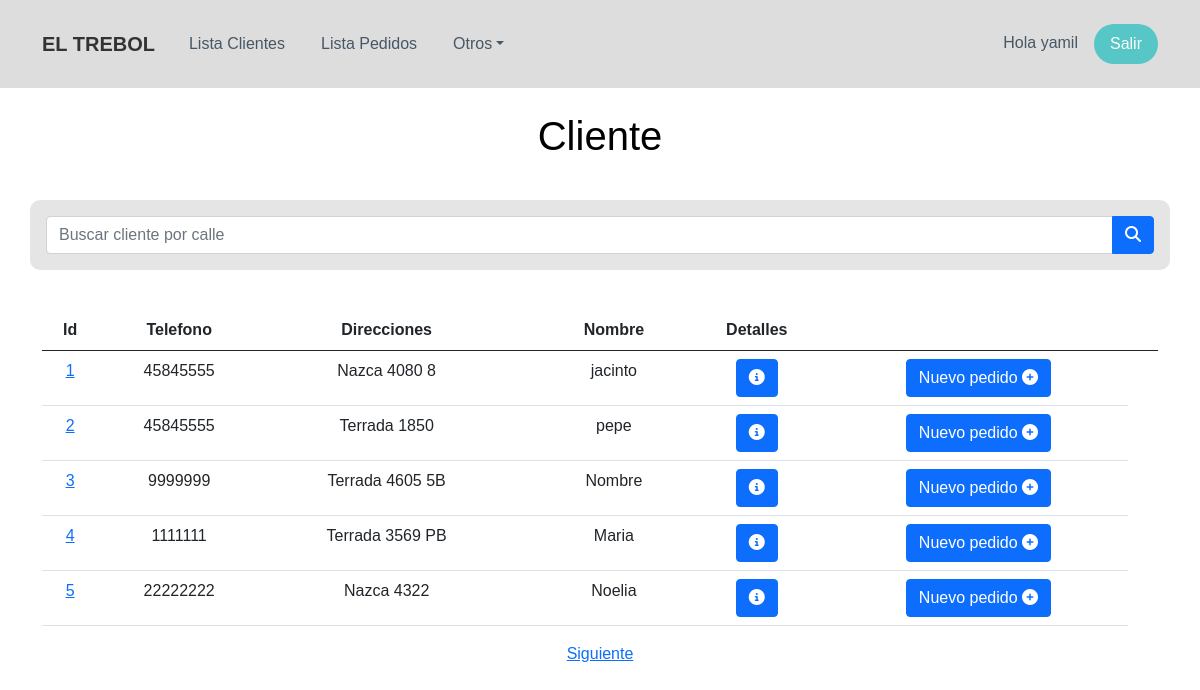
The app's page /clientes_lista/ (signed in) with its own data.
### MODULOS/Cliente/models.py (models this page shows, shortened)
class Cliente(models.Model):
    id_cliente= models.AutoField(primary_key=True)
    nombre=models.CharField(max_length=15)
    direccion=models.ForeignKey(Direccion, on_delete=models.CASCADE)
    telefono=models.PositiveBigIntegerField()
    es_whatsapp=models.CharField(choices=SI_NO, max_length=2)
    telefono2=models.PositiveBigIntegerField(blank=True, null=True)
    es_whatsapp2=models.CharField(blank=True, null=True, choices=SI_NO, max_length=2)
    categoria=models.CharField(max_length=50, blank=True, null=True)
    fecha_alta=models.DateField(auto_now=True)
    objects=models.Manager()

class Direccion(models.Model):
    calle=models.ForeignKey(Calle, on_delete=models.CASCADE, null=False, blank=False)
    altura=models.PositiveBigIntegerField()
    piso=models.CharField(max_length=10, blank=True, null=True)
    lat=models.CharField(max_length=15, blank=True, null=True)
    lon=models.CharField(max_length=15, blank=True, null=True)
    def __str__(self):
        txt="{0} {1} {2}"
        return txt.format(self.calle, self.altura, self.piso)

class Calle(models.Model):
    calle=models.CharField(max_length=50)
    class Meta:
        ordering = ['calle']
    def __str__(self):
        txt="{0}"
        return txt.format(self.calle)

### MODULOS/Cliente/views.py (the view, shortened to what this page needs)
# urls.py: path('clientes_lista/', lista_clientes, name="lista_clientes"),
@login_required
def lista_clientes(request):
    clientes=Cliente.objects.select_related().all()
    pag = Paginator(clientes,5)
    page_num=request.GET.get('page',1)
    try:
        page=pag.page(page_num)
    except EmptyPage:
        page=pag.page(1)
    context={'clientes':page}
    return render(request,"lista_clientes.html", context)

### templates/lista_clientes.html (shortened to what this page needs)
{% extends 'base.html' %}
{% load static %}
{% block content %}
    <div class="container" style="margin-top: 3vh;">
        <div class="row">
            <div class="col-md-12">
                <h1>Cliente</h1>
            </div>
        </div>
    </div>
    <div class="container" style="margin-top: 4vh;">
        <div class="row">
            <div class="col-md-12 text-end" style="background-color: rgba(0,0,0,0.1); padding: 2vh; border-radius: 10px;">
                <form action="{% url 'lista_clientes' %}" method="POST">
                    <div class="input-group">
                        <input class="form-control" type="text" placeholder="Buscar cliente por calle" name="busqueda">
                        <button class="btn btn-primary" type="submit">
                            <i class="fas fa-search"></i>
                        </button>
                    </div>
                </form>
            </div>
        </div>
    </div>
    <div class="container" style="margin-top: 5vh;">
            <div class="">
                <div class="table-responsive">
                    <table class="table">
                        <thead>
                            <tr>
                                <th>Id</th>
                                <th>Telefono</th>
                                <th>Direcciones</th>
                                <th></th>
                                <th>Nombre</th>
                                <th style="text-align: center;">Detalles</th>
                                <th></th>
                                <th></th>
                            </tr>
                        </thead>
                        <tbody>
                        {% for cliente in clientes %}
                                <tr>
                                    <td><a href="{% url 'detalles_cliente' cliente.id_cliente %}">{{cliente.id_cliente}}</a></td>
                                    <td>{{cliente.telefono}}</td>
                                    <td>{{cliente.direccion}}</td>
                                    <td>{{cliente.piso}}</td>
                                    <td>{{cliente.nombre}}</td>
                                    <td style="text-align: center;">
                                        <a href="{% url 'detalles_cliente' cliente.id_cliente %}" style="text-decoration: none" class="link-light" >
                                            <button class="btn btn-primary" type="button" >
                                                <i class="fas fa-info-circle"></i>
                                            </button>
                                        </a>
                                    </td>
                                    <td style="text-align: center;">
                                        <a href="{% url 'nuevo_pedido' cliente.id_cliente %}" style="text-decoration: none" class="link-light" >
                                            <button class="btn btn-primary" type="button" >
                                                Nuevo pedido <i class="fas fa-plus-circle"></i>
                                            </button>
                                        </a>
                                    </td>
                                </tr>
                        {% endfor %}
                        </tbody>
                    </table>
                </div>
            </div>
        </div>
    </div>
    <div class="container">
        <div class="row">
            <div class="col-md-12">
            {% if clientes.has_next %}
                <a href="{% url 'lista_clientes' %}?page={{clientes.next_page_number}}">Siguiente</a>
            {% endif %}
            </div>
        </div>
    </div>
{% endblock content %}

### templates/base.html (shortened to what this page needs)
{% load static %}
<!DOCTYPE html>
<html lang="en">
<head>
    <link rel="stylesheet" href="{% static 'assets1/bootstrap/css/bootstrap.min.css' %}">
    <link rel="stylesheet" href="{% static 'assets1/fonts/fontawesome-all.min.css' %}">
    <link rel="stylesheet" href="{% static 'assets1/css/Navigation-with-Button.css' %}">
    <link rel="stylesheet" href="{% static 'assets/css/styles.css' %}">
    <link rel="stylesheet" href="{% static 'assets1/css/estilo_autocomplete.css' %}">
</head>
<body style="border-color: var(--bs-purple);">
    <nav class="navbar navbar-light navbar-expand-md navigation-clean-button" style="background: #dddddd;border-style: none;">
        <div class="container"><a class="navbar-brand" href="{% url 'index' %}">EL TREBOL</a>
            <div class="collapse navbar-collapse" id="navcol-1">
                <ul class="navbar-nav me-auto">
                    <li class="nav-item"><a class="nav-link" href="{% url 'lista_clientes'  %}" >Lista Clientes</a></li>
                    <li class="nav-item"><a class="nav-link" href="{% url 'lista_pedidos' %}">Lista Pedidos</a></li>
                    <li class="nav-item dropdown"><a class="dropdown-toggle nav-link" aria-expanded="false" data-bs-toggle="dropdown" href="#">Otros</a>
                    </li>
                </ul><span class="navbar-text actions"> <a class="login" href="#">Hola {{user}}</a><a class="btn btn-light action-button" role="button" href="{% url 'logout' %}">Salir</a></span>
            </div>
        </div>
    </nav>
    <div style="width: 100%; height: 90%">
        {% block content %}
        {% endblock content %}
</body>
</html>

### static/assets1/css/Navigation-with-Button.css (style rules this page uses)
.navigation-clean-button { background: #fff; padding-top: .75rem; padding-bottom: .75rem; color: #333; border-radius: 0; box-shadow: none; border: none; margin-bottom: 0; }
@media (min-width:768px) { .navigation-clean-button { padding-top: 1rem; padding-bottom: 1rem; } }
.navigation-clean-button .navbar-brand { font-weight: bold; color: inherit; }
.navigation-clean-button.navbar .navbar-nav .nav-link { padding-left: 18px; padding-right: 18px; }
.navigation-clean-button.navbar-light .navbar-nav .nav-link { color: #465765; }
.navigation-clean-button .actions .login { margin-right: 1rem; text-decoration: none; color: #465765; }
.navigation-clean-button .navbar-text .action-button, .navigation-clean-button .navbar-text .action-button:active, .navigation-clean-button .navbar-text .action-button:hover { background: #56c6c6; border-radius: 20px; font-size: inherit; color: #fff; box-shadow: none; border: none; text-shadow: none; padding: .5rem 1rem; transition: background-color 0.25s; font-size: inherit; }

### static/assets/css/styles.css (style rules this page uses)
body { background-color: white; background-position: center center; background-attachment: fixed; background-repeat: no-repeat; background-size: cover; align-content: center; text-align: center; font-family:Verdana, Geneva, Tahoma, sans-serif; color: black; }

### records on screen
Cliente: id_cliente "1", telefono "45845555", direccion "Nazca 4080 8", nombre "jacinto"
Cliente: id_cliente "2", telefono "45845555", direccion "Terrada 1850", nombre "pepe"
Cliente: id_cliente "3", telefono "9999999", direccion "Terrada 4605 5B", nombre "Nombre"
Cliente: id_cliente "4", telefono "1111111", direccion "Terrada 3569 PB", nombre "Maria"
Cliente: id_cliente "5", telefono "22222222", direccion "Nazca 4322", nombre "Noelia"

### other values on screen
{{ user }} "yamil"
